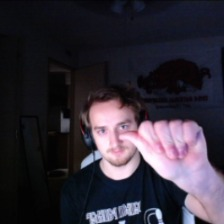
#> input picture training_datasets/sign_language_nick/a/26.jpg, 224 x 224 px; its folder holds only this picture in this run
$ jupyter execute --allow-errors createAndTest.ipynb   (older library calls are emulated)
#> lines starting #> are read from the running program, lines starting #| are printed output that depends on the picture
#> (a cell that did not finish here is left out)

[cell 2]
from PIL import Image
import numpy as np
import sys
import os
import csv


def createFileList(myDir, format='.jpg'):
#> called with format = '.jpg'
    fileList = []
    print(myDir)
    for root, dirs, files in os.walk(myDir, topdown=False):
        for name in files:
            if name.endswith(format):
                fullName = os.path.join(root, name)
                fileList.append(fullName)
    return fileList
# load the original image
myFileList = createFileList('/Users/jackgaither/desktop/capstone2/project/training_datasets/asl_alphabet_train/asl_alphabet_train/A')
for file in myFileList:
    print(file)
    img_file = Image.open(file)
#> img_file is the input picture: PIL image 224x224 RGB; mean R, G, B 50.9, 45.3, 56.1

    # get original image parameters...
    width, height = img_file.size
#> width = 224; height = 224
    format = img_file.format
#> format = 'JPEG'
    mode = img_file.mode
#> mode = 'RGB'

     # Make image Greyscale
    img_grey = img_file.convert('L')
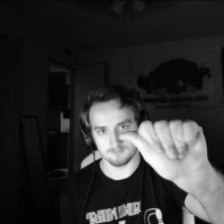
#> img_grey: PIL image 224x224 L; min 1, max 253, mean 48.2
    value = np.asarray(img_grey.getdata(), dtype=np.int).reshape((img_grey.size[1], img_grey.size[0]))


    value = value.flatten()
    print(value)
#> (printed output is left out)
    with open("img_pixels.csv", 'a') as f:
        writer = csv.writer(f)
        writer.writerow(value)


$ run again, on training_datasets/sign_language_nick/a/76.jpg
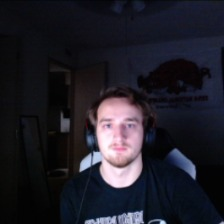
#> input picture training_datasets/sign_language_nick/a/76.jpg, 224 x 224 px
#> img_file is the input picture: PIL image 224x224 RGB; mean R, G, B 32.1, 30.7, 39.5
#> `img_grey = img_file.convert('L')`:
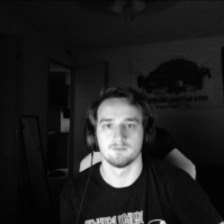
#> img_grey: PIL image 224x224 L; min 0, max 251, mean 32.1
#> (printed output is left out)
